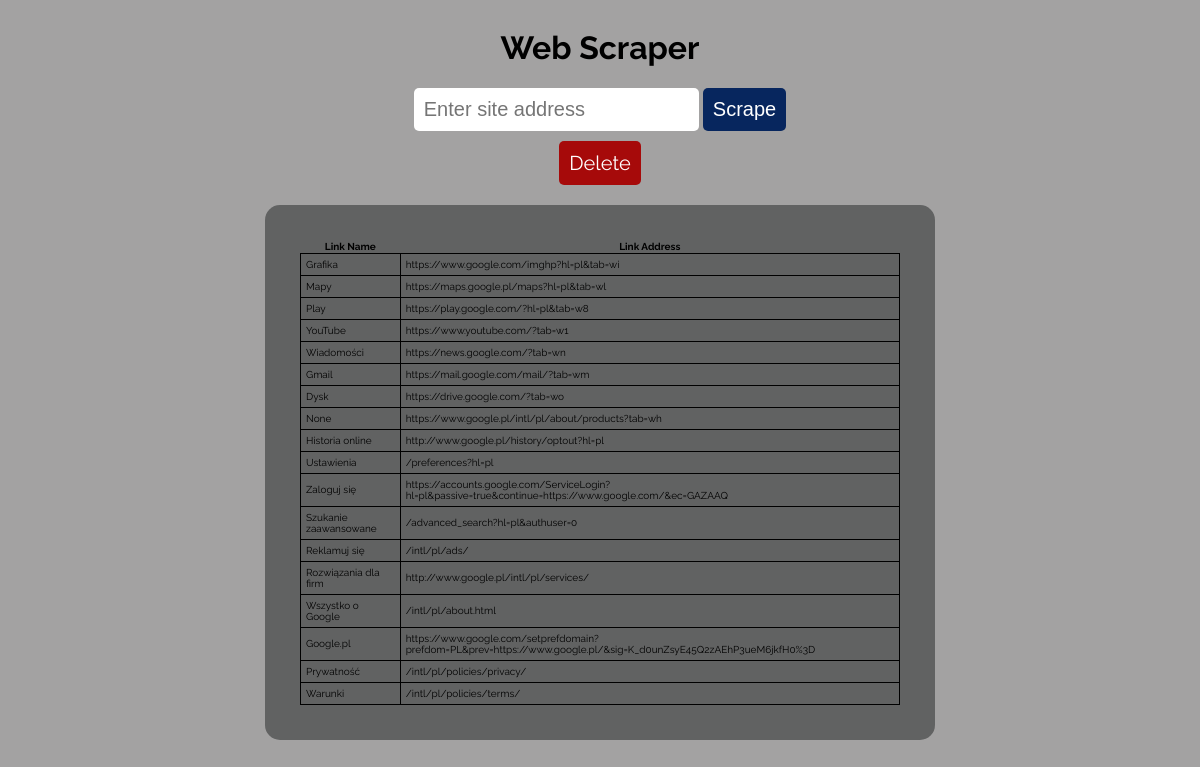
The page / on the database its author committed.
### scraperApp/models.py (models this page shows)
class Site(models.Model):
    address = models.CharField(max_length = 1000)
    name = models.CharField(max_length = 1000)

### scraperApp/views.py (the view)
# urls.py: path('',views.scrape, name='scrape'),
def scrape(request):
    if request.method == 'POST':
        site = request.POST.get('site')
        page = requests.get(site)
        soup = BeautifulSoup(page.text,'html.parser')
        for link in soup.find_all('a'):
            link_address = link.get('href')
            link_text = link.string
            print(f"Link Address: {link_address}, Link Text: {link_text}")
            if link_address is not None:
                Site.objects.create(address=link_address, name=link_text)
        return HttpResponseRedirect('/')
    else:
        data = Site.objects.all()
    return render(request,'scrape.html',{'data':data})

### scraperApp/templates/scrape.html (shortened to what this page needs)
<!DOCTYPE html>
<html lang="en">
<head>
</head>
<body>
    <h1>Web Scraper</h1>
    <form method="POST">
        <input type="text" id="site" name="site" placeholder="Enter site address">
        <button type="submit">Scrape</button>
    </form>
    <a href="/delete" class="delete-btn">Delete</a>
    {% if data|length > 0 %}
    <div class="container">
        <table>
            <thead>
                <th scope="col">Link Name</th>
                <th scope="col">Link Address</th>
            </thead>
            <tbody>
                {% for link in data %}
                <tr>
                    <td>{{link.name}}</td>
                    <td>{{link.address}}</td>
                </tr>
                {% endfor %}
            </tbody>
        </table>
    </div>
    {% endif %}
</body>
</html>

### scraperApp/templates/scrape.html (style rules this page uses)
body { font-family: Raleway, sans-serif; background-color: #a3a2a2; display: flex; flex-direction: column; justify-content: center; text-align: center; align-items: center; }
form { margin-bottom: 0; }
input { font-size: 20px; border: none; border-radius: 5px; padding: 10px; }
button { background-color: rgb(7, 38, 94); color: white; border: none; cursor: pointer; border-radius: 5px; font-size: 20px; padding: 10px; }
.delete-btn { background-color: rgb(166, 10, 10); color: white; border: none; cursor: pointer; border-radius: 5px; font-size: 20px; padding: 10px; text-decoration: none; margin-bottom: 20px; margin-top: 10px; }
.container { width: 50vw; background-color: #616262; border-radius: 15px; padding: 35px; }
table { font-size: 10px; border-spacing: 1px; border-collapse: collapse; }
td { border: 1px solid black; text-align: left; padding: 5px; }
tbody:last-child { border-bottom-left-radius: 10px; border-bottom-right-radius: 10px; }
th { text-align: center; }

### rows shown on the page
Site: name "Grafika", address "https://www.google.com/imghp?hl=pl&tab=wi"
Site: name "Mapy", address "https://maps.google.pl/maps?hl=pl&tab=wl"
Site: name "Play", address "https://play.google.com/?hl=pl&tab=w8"
Site: name "YouTube", address "https://www.youtube.com/?tab=w1"
Site: name "Wiadomości", address "https://news.google.com/?tab=wn"
Site: name "Gmail", address "https://mail.google.com/mail/?tab=wm"
Site: name "Dysk", address "https://drive.google.com/?tab=wo"
Site: name "None", address "https://www.google.pl/intl/pl/about/products?tab=wh"
Site: name "Historia online", address "http://www.google.pl/history/optout?hl=pl"
Site: name "Ustawienia", address "/preferences?hl=pl"
Site: name "Zaloguj się", address "https://accounts.google.com/ServiceLogin?hl=pl&passive=true&continue=https://www.google.com/&ec=GAZAAQ"
Site: name "Szukanie zaawansowane", address "/advanced_search?hl=pl&authuser=0"
Site: name "Reklamuj się", address "/intl/pl/ads/"
Site: name "Rozwiązania dla firm", address "http://www.google.pl/intl/pl/services/"
Site: name "Wszystko o Google", address "/intl/pl/about.html"
Site: name "Google.pl", address "https://www.google.com/setprefdomain?prefdom=PL&prev=https://www.google.pl/&sig=K_d0unZsyE45Q2zAEhP3ueM6jkfH0%3D"
Site: name "Prywatność", address "/intl/pl/policies/privacy/"
Site: name "Warunki", address "/intl/pl/policies/terms/"
